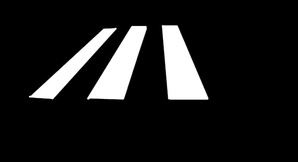
#> input picture Corner_Detection/Harris_Corner/zebra.jpg, 298 x 162 px, shrunk from 572 x 311 before the run
$ jupyter execute Harris.ipynb
#> lines starting #> are read from the running program, lines starting #| are printed output that depends on the picture; after the words box and inside, x2 and y2 are one past the last pixel; in counts of white or black regions, pixels touching at a corner belong together
[cell 1]
import cv2
import numpy as np
from matplotlib import pyplot as plt

#Harris Corner Detection
img = cv2.imread('zebra.jpg',0)
#> img is the input picture: shape (162, 298); min 0, max 255, mean 28.6
img = np.float32(img)
corners = cv2.cornerHarris(img,3,3,0.04)
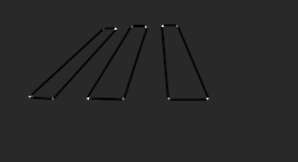
#> corners: shape (162, 298) float32; min -59048640, max 305373856, mean -1177049.5; drawn with min black and max white
plt.subplot(2,1,1), plt.imshow(corners ,cmap = 'jet')
plt.title('Harris Corner Detection'), plt.xticks([]), plt.yticks([])


# Canny Edge Detection
img2 = cv2.imread('zebra.jpg')
corners2 = cv2.dilate(corners, None, iterations=3)
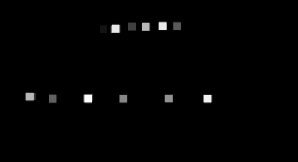
#> corners2: shape (162, 298) float32; min -0.36, max 305373856, mean 2999803.2; drawn with min black and max white
img2[corners2>0.01*corners2.max()] = [255,0,0]
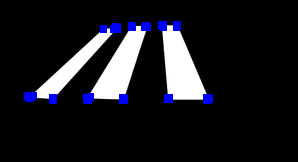
#> img2: shape (162, 298, 3); 2.19% of pixels changed, all inside (x1, y1, x2, y2) = (24, 21, 213, 104)
plt.subplot(2,1,2),plt.imshow(img2,cmap = 'gray')
plt.title('Canny Edge Detection'), plt.xticks([]), plt.yticks([])

plt.show()
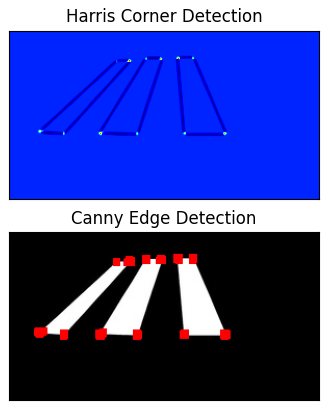
#> figure drawn by matplotlib, 2 panels; B, G, R data is drawn as R, G, B

[cell 2]
arr1 = [[0,0,0,0,0,0,0,1,1,1]]
arr2 = [[1,1,1,0,0,0,0,0,0,0]]

arr3 = [left or right for left, right in zip(arr1[0], arr2[0])]

print(arr3)

[cell 3]
import numpy as np
import cv2
import matplotlib.pyplot as plt

# reads image 'opencv-logo.png' as grayscale
img = cv2.imread('path (1).jpg', 0)
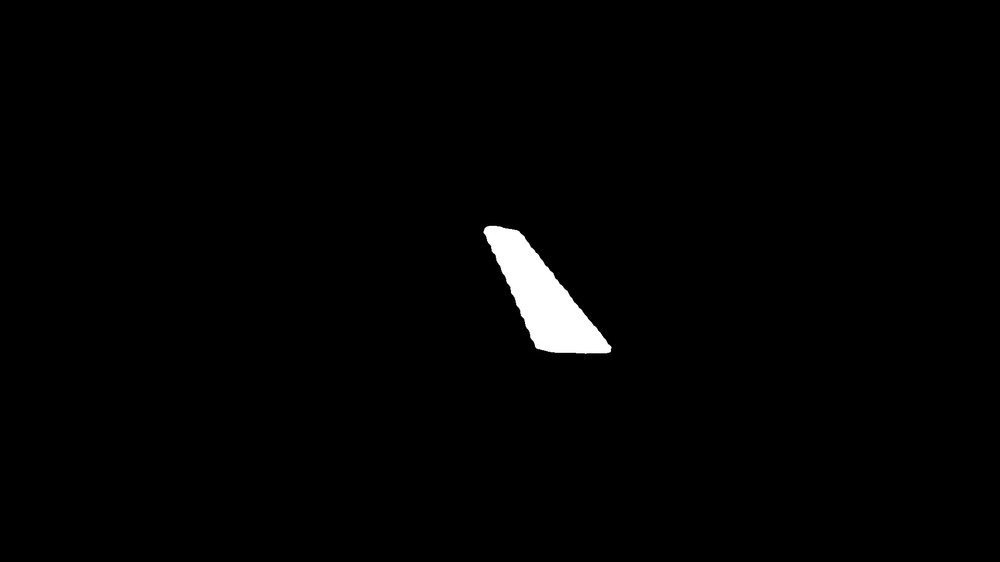
#> input picture Corner_Detection/Harris_Corner/path (1).jpg, 1000 x 562 px, shrunk from 1920 x 1080 before the run
#> img is the input picture: shape (562, 1000); min 0, max 255, mean 3.1
img2 = cv2.imread('path (2).jpg', 0)
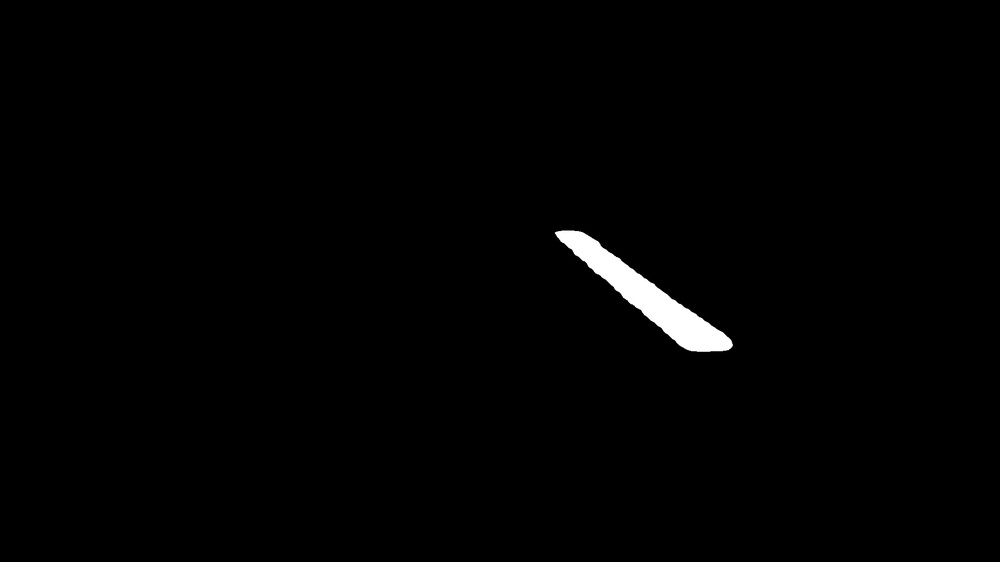
#> input picture Corner_Detection/Harris_Corner/path (2).jpg, 1000 x 562 px, shrunk from 1920 x 1080 before the run
#> img2 is the input picture: shape (562, 1000); min 0, max 255, mean 2.5
plt.imshow(img, cmap='gray')

[cell 4]
arr4 = [left or right for left, right in zip(img[0], img2[0])]
#> arr4 = 1000 values from 0 to 0

print(arr4)
#> (printed output is left out)
